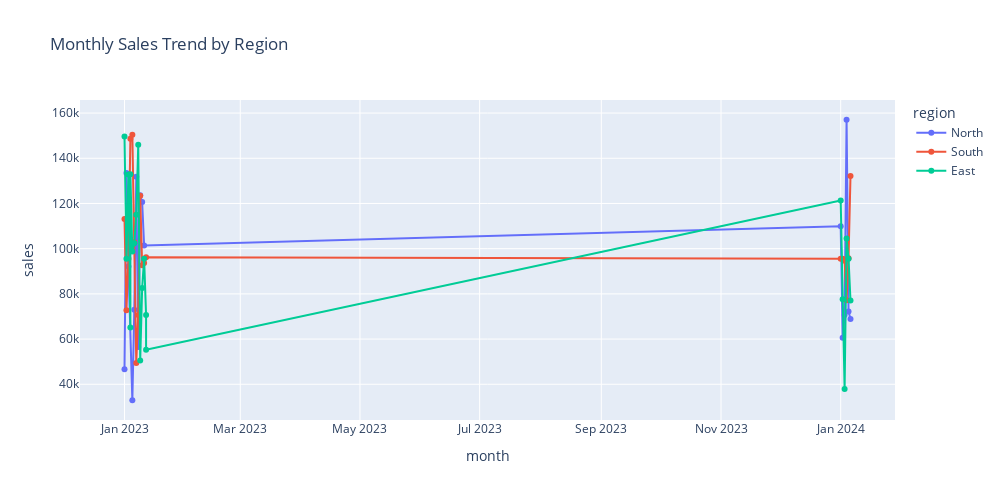
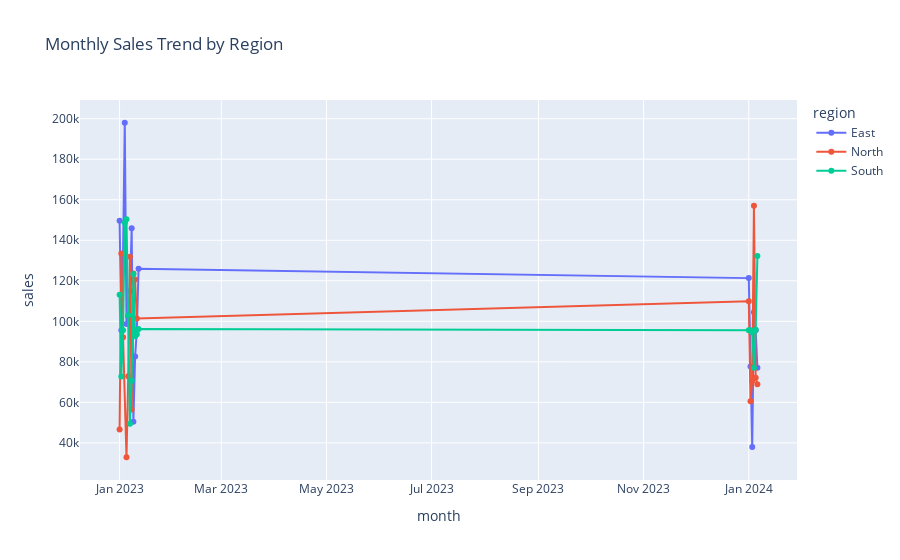
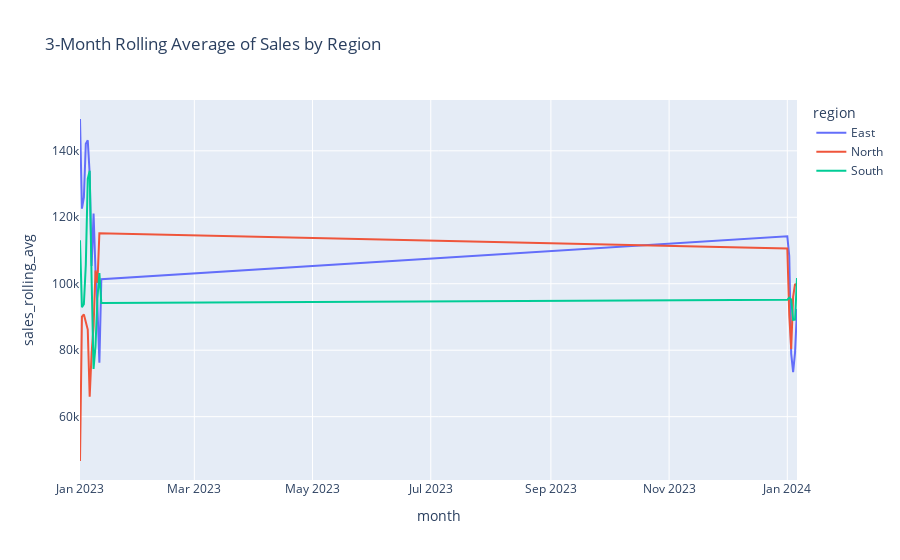

Notebook code cell kept with these figures, in order:
### Markdown cell above
***Q31***
Part A: Data Cleaning (6 marks)

Load the dataset and identify the count of missing values in each column
Apply appropriate imputation:
For the 'sales' column: Use median imputation with the overall median of the sales column (not per region)
For the 'region' column: Use mode (most frequent value) imputation
Do not drop any rows; only impute the missing values
Print the count of missing values before and after imputation to verify cleaning
Part B: Interactive Visualization (14 marks)

Convert the 'month' column to datetime format and sort the dataset by month in chronological order
Create an interactive line chart using Plotly Express that shows monthly sales trends for each region:
X-axis: month
Y-axis: sales
Use the color parameter to differentiate regions
Add markers to the lines (markers=True)
Calculate and add a 3-month rolling average line for one region of your choice:
Compute the rolling average after imputation on the sorted dataset
Use window=3 for the rolling calculation
Ensure the chart has:
Appropriate title (e.g., "Monthly Sales Trends by Region")
Clear axis labels
Interactive features (hover, zoom work by default in Plotly)
Submission Guidelines:

You may use online compilers (Google Colab, Replit, JupyterLab) without AI autocomplete features
AI tools (ChatGPT, GitHub Copilot, Claude, etc.) are strictly NOT allowed
Submit your complete code in the input box provided below
Follow the code template structure provided

### Code cell
# Question 31: Data Pipeline and Interactive Visualization
# Name: [Girja Shankar]
# Roll Number: [IITP_AIML2510399]

# Import required libraries
import pandas as pd
import numpy as np
import plotly.express as px
# Load data 
# url="https://drive.google.com/drive/folders/1p7WKTk26r3wy92ddd6oIBTqKjCrQHaiG?usp=sharing"
path="sales_data.csv"
df=pd.read_csv(path)
df1=df.copy()
print(df.head())
print(df.columns)
# Part A: Data Cleaning
# Step 1: Load dataset and check missing values
# My code here
print("Missing values:\n", df.isna().sum())

# Step 2: Apply median imputation for sales
# Your code here
df["sales"]= df["sales"].fillna(df["sales"].median())
print("Missing values in df[sales] post median imputation",  df["sales"].isnull().sum())
# Step 3: Apply mode imputation for region
# My code here
print("mode:",df["region"].mode())
df["region"]= df["region"].fillna(df["region"].mode()[0]) # selecting most frequent value from a pandas serires
print("Missing values in df[region] post mode imputation",  df["region"].isnull().sum())
# Step 4: Print missing value counts
print("Missing values before imputation:")
# My print statements here 
print(df1.isnull().sum())

print("Missing values after imputation:")
# Your print statements here
print(df.isnull().sum())
# Part B: Interactive Visualization
# Step 1: Convert month to datetime and sort
# My code here

df["month"] = pd.to_datetime(df["month"])
df = df.sort_values("month")

# Step 2: Create Plotly line chart for all regions
# My code here

fig = px.line(
    df,
    x="month",
    y="sales",
    color="region",
    markers=True,
    title="Monthly Sales Trend by Region",
    width=1000,
    height=500
)


fig.show()

df_agg = (
    df.groupby(["month", "region"])["sales"]
      .sum()
      .reset_index()
)

fig = px.line(
    df_agg,
    x="month",
    y="sales",
    color="region",
    markers=True,
    title="Monthly Sales Trend by Region"
)

fig.show()

# Step 3: Calculate and add rolling average
# Your code here
# Ensure proper sorting
df_agg = df_agg.sort_values(["region", "month"])

# Calculate 3-month rolling average per region
df_agg["sales_rolling_avg"] = (
    df_agg
    .groupby("region")["sales"]
    .rolling(window=3, min_periods=1)
    .mean()
    .reset_index(level=0, drop=True)
)


# Step 4: Display the visualization
# My code here
fig = px.line(
    df_agg,
    x="month",
    y="sales_rolling_avg",
    color="region",
    title="3-Month Rolling Average of Sales by Region"
)

fig.show()

### Figure 1 — Plotly figure (JSON) as saved in the notebook; plotly's stock layout.template omitted (floating-point values rounded to 4 significant figures)
{"data": [{"hovertemplate": "region=North<br>month=%{x}<br>sales=%{y}<extra></extra>", "legendgroup": "North", "line": {"color": "#636efa", "dash": "solid"}, "marker": {"symbol": "circle"}, "mode": "lines+markers", "name": "North", "orientation": "v", "showlegend": true, "type": "scatter", "x": ["2023-01-01T00:00:00", "2023-01-02T00:00:00", "2023-01-03T00:00:00", "2023-01-05T00:00:00", "2023-01-06T00:00:00", "2023-01-07T00:00:00", "2023-01-08T00:00:00", "2023-01-09T00:00:00", "2023-01-10T00:00:00", "2023-01-11T00:00:00", "2024-01-01T00:00:00", "2024-01-02T00:00:00", "2024-01-03T00:00:00", "2024-01-04T00:00:00", "2024-01-05T00:00:00", "2024-01-06T00:00:00"], "xaxis": "x", "y": [46655, 133521, 92168, 32936, 72945, 131815, 56509, 123652, 120606, 101372, 109867, 60539, 70612, 157042, 72221, 68927], "yaxis": "y"}, {"hovertemplate": "region=South<br>month=%{x}<br>sales=%{y}<extra></extra>", "legendgroup": "South", "line": {"color": "#EF553B", "dash": "solid"}, "marker": {"symbol": "circle"}, "mode": "lines+markers", "name": "South", "orientation": "v", "showlegend": true, "type": "scatter", "x": ["2023-01-01T00:00:00", "2023-01-02T00:00:00", "2023-01-03T00:00:00", "2023-01-04T00:00:00", "2023-01-05T00:00:00", "2023-01-06T00:00:00", "2023-01-07T00:00:00", "2023-01-08T00:00:00", "2023-01-09T00:00:00", "2023-01-10T00:00:00", "2023-01-11T00:00:00", "2023-01-12T00:00:00", "2024-01-01T00:00:00", "2024-01-02T00:00:00", "2024-01-03T00:00:00", "2024-01-04T00:00:00", "2024-01-05T00:00:00", "2024-01-06T00:00:00"], "xaxis": "x", "y": [113085, 72775, 95589, 148674, 150427, 102982, 49419, 70642, 123418, 92687, 93622, 96248, 95589, 95589, 94619, 77145, 95806, 132202], "yaxis": "y"}, {"hovertemplate": "region=East<br>month=%{x}<br>sales=%{y}<extra></extra>", "legendgroup": "East", "line": {"color": "#00cc96", "dash": "solid"}, "marker": {"symbol": "circle"}, "mode": "lines+markers", "name": "East", "orientation": "v", "showlegend": true, "type": "scatter", "x": ["2023-01-01T00:00:00", "2023-01-02T00:00:00", "2023-01-03T00:00:00", "2023-01-04T00:00:00", "2023-01-04T00:00:00", "2023-01-05T00:00:00", "2023-01-06T00:00:00", "2023-01-07T00:00:00", "2023-01-08T00:00:00", "2023-01-09T00:00:00", "2023-01-10T00:00:00", "2023-01-11T00:00:00", "2023-01-12T00:00:00", "2023-01-12T00:00:00", "2024-01-01T00:00:00", "2024-01-02T00:00:00", "2024-01-03T00:00:00", "2024-01-04T00:00:00", "2024-01-05T00:00:00", "2024-01-06T00:00:00"], "xaxis": "x", "y": [149580, 95589, 132873, 65089, 132909, 98702, 102346, 114985, 145997, 50478, 82631, 95589, 70661, 55269, 121327, 77670, 37953, 104524, 95589, 77059], "yaxis": "y"}], "layout": {"height": 500, "legend": {"title": {"text": "region"}, "tracegroupgap": 0}, "title": {"text": "Monthly Sales Trend by Region"}, "width": 1000, "xaxis": {"anchor": "y", "domain": [0, 1], "title": {"text": "month"}}, "yaxis": {"anchor": "x", "domain": [0, 1], "title": {"text": "sales"}}}}

### Figure 2 — Plotly figure (JSON) as saved in the notebook; plotly's stock layout.template omitted (floating-point values rounded to 4 significant figures)
{"data": [{"hovertemplate": "region=East<br>month=%{x}<br>sales=%{y}<extra></extra>", "legendgroup": "East", "line": {"color": "#636efa", "dash": "solid"}, "marker": {"symbol": "circle"}, "mode": "lines+markers", "name": "East", "orientation": "v", "showlegend": true, "type": "scatter", "x": ["2023-01-01T00:00:00", "2023-01-02T00:00:00", "2023-01-03T00:00:00", "2023-01-04T00:00:00", "2023-01-05T00:00:00", "2023-01-06T00:00:00", "2023-01-07T00:00:00", "2023-01-08T00:00:00", "2023-01-09T00:00:00", "2023-01-10T00:00:00", "2023-01-11T00:00:00", "2023-01-12T00:00:00", "2024-01-01T00:00:00", "2024-01-02T00:00:00", "2024-01-03T00:00:00", "2024-01-04T00:00:00", "2024-01-05T00:00:00", "2024-01-06T00:00:00"], "xaxis": "x", "y": [149580, 95589, 132873, 197998, 98702, 102346, 114985, 145997, 50478, 82631, 95589, 125930, 121327, 77670, 37953, 104524, 95589, 77059], "yaxis": "y"}, {"hovertemplate": "region=North<br>month=%{x}<br>sales=%{y}<extra></extra>", "legendgroup": "North", "line": {"color": "#EF553B", "dash": "solid"}, "marker": {"symbol": "circle"}, "mode": "lines+markers", "name": "North", "orientation": "v", "showlegend": true, "type": "scatter", "x": ["2023-01-01T00:00:00", "2023-01-02T00:00:00", "2023-01-03T00:00:00", "2023-01-05T00:00:00", "2023-01-06T00:00:00", "2023-01-07T00:00:00", "2023-01-08T00:00:00", "2023-01-09T00:00:00", "2023-01-10T00:00:00", "2023-01-11T00:00:00", "2024-01-01T00:00:00", "2024-01-02T00:00:00", "2024-01-03T00:00:00", "2024-01-04T00:00:00", "2024-01-05T00:00:00", "2024-01-06T00:00:00"], "xaxis": "x", "y": [46655, 133521, 92168, 32936, 72945, 131815, 56509, 123652, 120606, 101372, 109867, 60539, 70612, 157042, 72221, 68927], "yaxis": "y"}, {"hovertemplate": "region=South<br>month=%{x}<br>sales=%{y}<extra></extra>", "legendgroup": "South", "line": {"color": "#00cc96", "dash": "solid"}, "marker": {"symbol": "circle"}, "mode": "lines+markers", "name": "South", "orientation": "v", "showlegend": true, "type": "scatter", "x": ["2023-01-01T00:00:00", "2023-01-02T00:00:00", "2023-01-03T00:00:00", "2023-01-04T00:00:00", "2023-01-05T00:00:00", "2023-01-06T00:00:00", "2023-01-07T00:00:00", "2023-01-08T00:00:00", "2023-01-09T00:00:00", "2023-01-10T00:00:00", "2023-01-11T00:00:00", "2023-01-12T00:00:00", "2024-01-01T00:00:00", "2024-01-02T00:00:00", "2024-01-03T00:00:00", "2024-01-04T00:00:00", "2024-01-05T00:00:00", "2024-01-06T00:00:00"], "xaxis": "x", "y": [113085, 72775, 95589, 148674, 150427, 102982, 49419, 70642, 123418, 92687, 93622, 96248, 95589, 95589, 94619, 77145, 95806, 132202], "yaxis": "y"}], "layout": {"legend": {"title": {"text": "region"}, "tracegroupgap": 0}, "title": {"text": "Monthly Sales Trend by Region"}, "xaxis": {"anchor": "y", "domain": [0, 1], "title": {"text": "month"}}, "yaxis": {"anchor": "x", "domain": [0, 1], "title": {"text": "sales"}}}}

### Figure 3 — Plotly figure (JSON) as saved in the notebook; plotly's stock layout.template omitted (floating-point values rounded to 4 significant figures)
{"data": [{"hovertemplate": "region=East<br>month=%{x}<br>sales_rolling_avg=%{y}<extra></extra>", "legendgroup": "East", "line": {"color": "#636efa", "dash": "solid"}, "marker": {"symbol": "circle"}, "mode": "lines", "name": "East", "orientation": "v", "showlegend": true, "type": "scatter", "x": ["2023-01-01T00:00:00", "2023-01-02T00:00:00", "2023-01-03T00:00:00", "2023-01-04T00:00:00", "2023-01-05T00:00:00", "2023-01-06T00:00:00", "2023-01-07T00:00:00", "2023-01-08T00:00:00", "2023-01-09T00:00:00", "2023-01-10T00:00:00", "2023-01-11T00:00:00", "2023-01-12T00:00:00", "2024-01-01T00:00:00", "2024-01-02T00:00:00", "2024-01-03T00:00:00", "2024-01-04T00:00:00", "2024-01-05T00:00:00", "2024-01-06T00:00:00"], "xaxis": "x", "y": [149580, 122600.0, 126014, 142200.0, 143191, 133000.0, 105300.0, 121100.0, 103820, 93040.0, 76230.0, 101400.0, 114282, 108309, 78980.0, 73380.0, 79360.0, 92390.0], "yaxis": "y"}, {"hovertemplate": "region=North<br>month=%{x}<br>sales_rolling_avg=%{y}<extra></extra>", "legendgroup": "North", "line": {"color": "#EF553B", "dash": "solid"}, "marker": {"symbol": "circle"}, "mode": "lines", "name": "North", "orientation": "v", "showlegend": true, "type": "scatter", "x": ["2023-01-01T00:00:00", "2023-01-02T00:00:00", "2023-01-03T00:00:00", "2023-01-05T00:00:00", "2023-01-06T00:00:00", "2023-01-07T00:00:00", "2023-01-08T00:00:00", "2023-01-09T00:00:00", "2023-01-10T00:00:00", "2023-01-11T00:00:00", "2024-01-01T00:00:00", "2024-01-02T00:00:00", "2024-01-03T00:00:00", "2024-01-04T00:00:00", "2024-01-05T00:00:00", "2024-01-06T00:00:00"], "xaxis": "x", "y": [46655, 90088, 90780.0, 86210.0, 66020.0, 79232, 87090.0, 103992, 100300.0, 115210, 110615, 90590.0, 80340.0, 96060.0, 99960.0, 99400.0], "yaxis": "y"}, {"hovertemplate": "region=South<br>month=%{x}<br>sales_rolling_avg=%{y}<extra></extra>", "legendgroup": "South", "line": {"color": "#00cc96", "dash": "solid"}, "marker": {"symbol": "circle"}, "mode": "lines", "name": "South", "orientation": "v", "showlegend": true, "type": "scatter", "x": ["2023-01-01T00:00:00", "2023-01-02T00:00:00", "2023-01-03T00:00:00", "2023-01-04T00:00:00", "2023-01-05T00:00:00", "2023-01-06T00:00:00", "2023-01-07T00:00:00", "2023-01-08T00:00:00", "2023-01-09T00:00:00", "2023-01-10T00:00:00", "2023-01-11T00:00:00", "2023-01-12T00:00:00", "2024-01-01T00:00:00", "2024-01-02T00:00:00", "2024-01-03T00:00:00", "2024-01-04T00:00:00", "2024-01-05T00:00:00", "2024-01-06T00:00:00"], "xaxis": "x", "y": [113085, 92930, 93820.0, 105700.0, 131600.0, 134000.0, 100900.0, 74350.0, 81160.0, 95580.0, 103200.0, 94190.0, 95153, 95810.0, 95270.0, 89120.0, 89190, 101700.0], "yaxis": "y"}], "layout": {"legend": {"title": {"text": "region"}, "tracegroupgap": 0}, "title": {"text": "3-Month Rolling Average of Sales by Region"}, "xaxis": {"anchor": "y", "domain": [0, 1], "title": {"text": "month"}}, "yaxis": {"anchor": "x", "domain": [0, 1], "title": {"text": "sales_rolling_avg"}}}}
